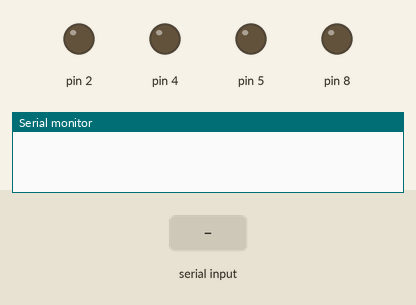
Bench run of a sketch on a simulated Arduino Uno, built with avr-gcc and run on an emulated ATmega328P. Parts: output pins drawn as LEDs (lit = HIGH), the last lines printed to the serial monitor. The test bench sets the inputs (shaded band).

Above: at 1.2 s.
1.3 s: "F" received over Serial
At 2.4 s:
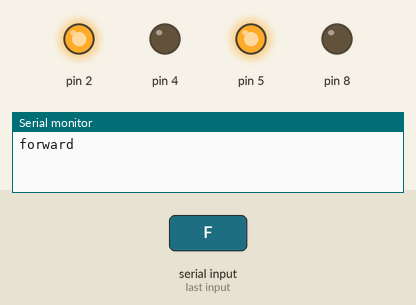
2.8 s: "B" received over Serial
At 3.5 s:
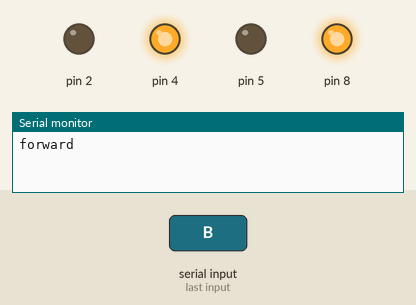
4.3 s: "L" received over Serial
At 4.7 s:
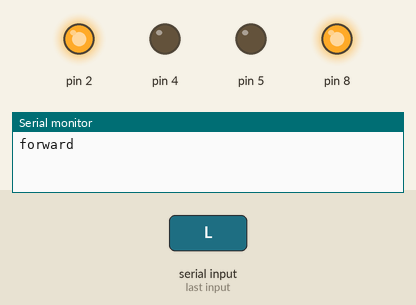
5.8 s: "R" received over Serial
At 7.0 s:
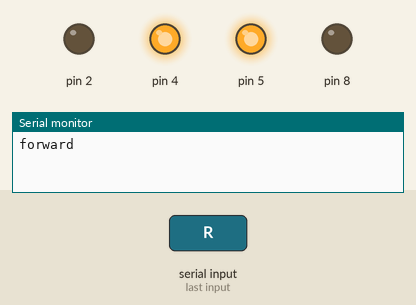
7.3 s: "I" received over Serial
At 8.1 s:
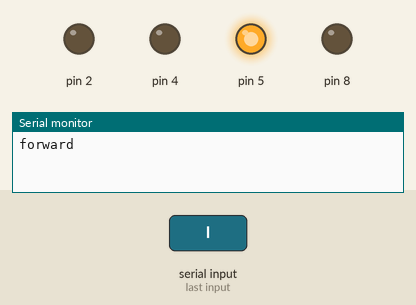
8.8 s: "G" received over Serial
At 9.3 s:
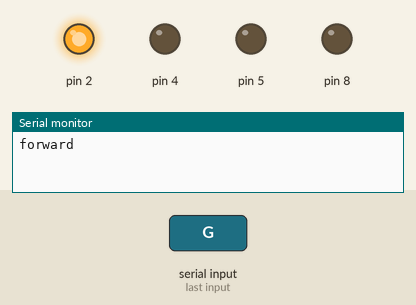
Timing chart, 0 to 11.3 s (numbered marks = the images above; inputs shaded):
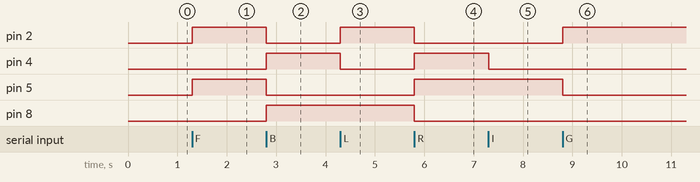

The sketch:

Diffrential_drive_robot_control_with_arduino_and_bluetooth.ino
```cpp
int mp1a=2;
int mp1b=4;
int mp1c=5;
int mp1d=8;
//int en1a=11;
//int en1b=10;
//int mp2a=12;
//int mp2b=7;
//int en2b=9;

char msg ;

void setup()
{
   pinMode(2,OUTPUT);
   pinMode(4,OUTPUT);
   pinMode(5,OUTPUT);
   pinMode(8,OUTPUT);
   Serial.begin(9600);
}

void moveBackward()
{
//  SetSpeed(90);
  digitalWrite(2, LOW);
  digitalWrite(4, HIGH);
  digitalWrite(5, LOW);
  digitalWrite(8, HIGH);
}
void moveForward()
{
  //SetSpeed(100);
  digitalWrite(2, HIGH);
  digitalWrite(4, LOW);
  digitalWrite(5, HIGH);
  digitalWrite(8, LOW);
}
void spotRight()
{
//    SetSpeed(90);

  digitalWrite(2, LOW);
  digitalWrite(4, HIGH);
  digitalWrite(5, HIGH);
  digitalWrite(8, LOW);
}
//void SetSpeed(int Speed)
//{
//analogWrite(5, Speed);
//}

void spotLeft()
{
//      SetSpeed(90);

  digitalWrite(2, HIGH);
  digitalWrite(4, LOW);
  digitalWrite(5, LOW);
  digitalWrite(8, HIGH);                                //right in 36 37
}
void Stop()
{
  digitalWrite(2, LOW);
  digitalWrite(4, LOW);
  digitalWrite(5, LOW);
  digitalWrite(8, LOW);
}
void arcright()
{
  digitalWrite(2, LOW);
  digitalWrite(4, LOW);
  digitalWrite(5, HIGH);
  digitalWrite(8, LOW);
}
void arcleft()
{
  digitalWrite(2, HIGH);
  digitalWrite(4, LOW);
  digitalWrite(5, LOW);
  digitalWrite(8, LOW);
}
void barcright()
{
  digitalWrite(2, LOW);
  digitalWrite(4, LOW);
  digitalWrite(5, LOW);
  digitalWrite(8, HIGH);
}
void barcleft()
{
  digitalWrite(2, LOW);
  digitalWrite(4, HIGH);
  digitalWrite(5, LOW);
  digitalWrite(8, LOW);
}

void loop()
 {
  if (Serial.available() > 0)
  {
    msg = Serial.read();


    if (msg == 'F')
    {
      moveForward();
      Serial.print("forward");

    }
    else if (msg == 'B')
    {
      moveBackward();

    }
    else if (msg == 'L')
    {
      spotLeft();

    }
    else if (msg == 'R')
    {
      spotRight();
    }
       else if(msg =='I')
    {
      arcright();
    }
        else if(msg =='G')
    {
      arcleft();
    }
    else if(msg =='J')
    {
      barcright();
    }
        else if(msg =='H')
    {
      barcleft();
    }
    else
    {
     Stop();
    }
  }
}
```

Measured:
- after the input at 1.3 s, pin 2, pin 5: LOW → HIGH at once
- after the input at 2.8 s, pin 2, pin 5: HIGH → LOW at once; pin 4, pin 8: LOW → HIGH at once
- after the input at 4.3 s, pin 2: LOW → HIGH at once; pin 4: HIGH → LOW at once
- after the input at 5.8 s, pin 2, pin 8: HIGH → LOW at once; pin 4, pin 5: LOW → HIGH at once
- after the input at 7.3 s, pin 4: HIGH → LOW at once
- after the input at 8.8 s, pin 2: LOW → HIGH at once; pin 5: HIGH → LOW at once
